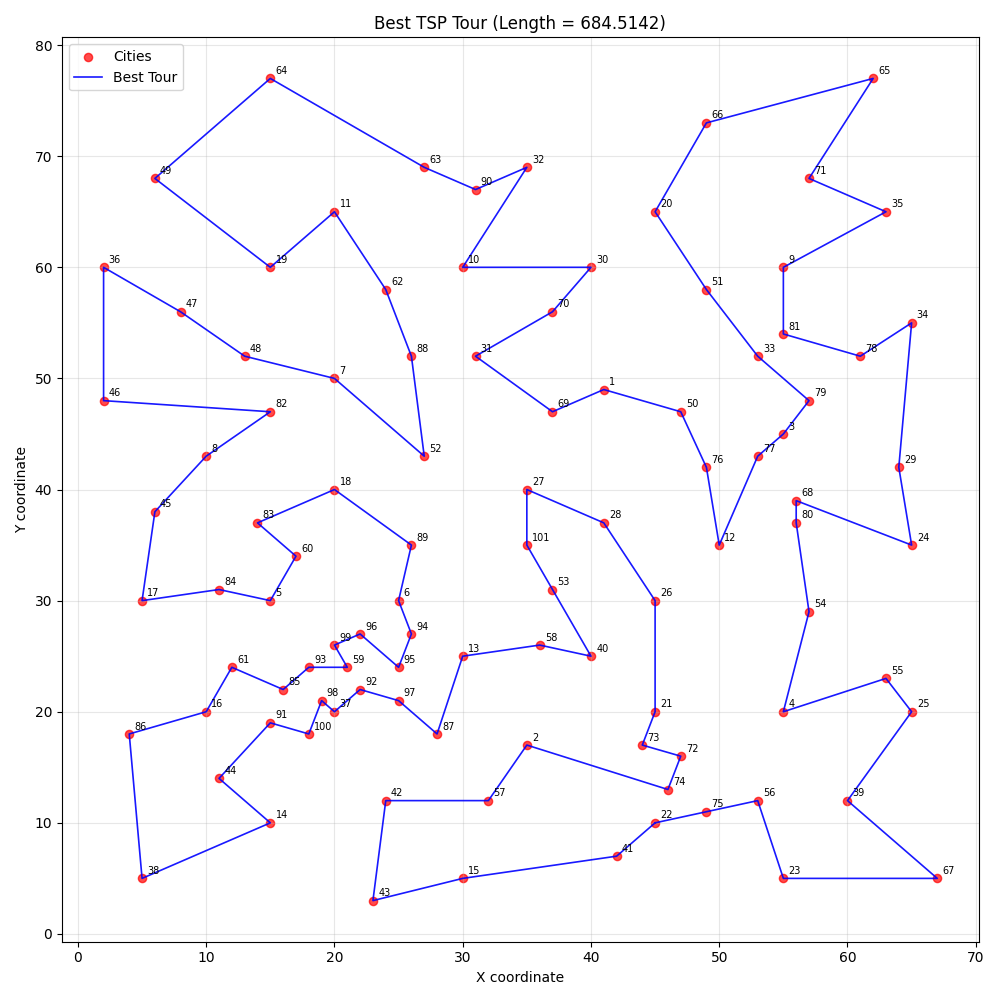

Python code for this plot:
import matplotlib.pyplot as plt
import numpy as np
import random
import math
import pandas as pd

class TSP:
    def __init__(self):
        """TSP solver for the 101-city problem from CSV with 2-opt neighborhood"""
        filename = '101-City Problem Coordinates.csv'
        
        df = pd.read_csv(filename, header=None)
        self.cities = df[[1, 2]].to_numpy().T          # shape (2, 101)
        self.N = self.cities.shape[1]
        
        print(f"Loaded {self.N} cities from {filename}")

        # Random initial tour
        self.tour = list(range(self.N))
        random.shuffle(self.tour)
        
        self.current_length = self.tour_length(self.tour)
        self.best_tour = self.tour.copy()
        self.best_length = self.current_length

        # Simulated Annealing parameters    
        self.T = 1200.0          # higher starting temp (larger distances)
        self.alpha = 0.9996      # fairly slow cooling – allows good exploration
        self.max_iter = 500000   # 300k is a reasonable compromise for 2-opt

    def tour_length(self, tour):
        """Total Euclidean tour length (closed)"""
        total = 0.0
        for i in range(self.N - 1):
            c1 = self.cities[:, tour[i]]
            c2 = self.cities[:, tour[i + 1]]
            total += math.sqrt((c1[0] - c2[0])**2 + (c1[1] - c2[1])**2)
        
        cl = self.cities[:, tour[-1]]
        cf = self.cities[:, tour[0]]
        total += math.sqrt((cl[0] - cf[0])**2 + (cl[1] - cf[1])**2)
        return total

    def generate_2opt_neighbor(self, tour):
        """Simple 2-opt move: reverse a random segment"""
        new_tour = tour.copy()
        i = random.randint(0, self.N - 3)
        j = random.randint(i + 2, self.N - 1)
        new_tour[i+1:j+1] = new_tour[i+1:j+1][::-1]
        return new_tour

    def solve(self):
        """Run Simulated Annealing with 2-opt"""
        print("Starting Simulated Annealing (2-opt neighborhood)...")
        
        for it in range(self.max_iter):
            new_tour = self.generate_2opt_neighbor(self.tour)
            new_length = self.tour_length(new_tour)
            delta = new_length - self.current_length
            
            if delta < 0:
                self.tour = new_tour
                self.current_length = new_length
                if new_length < self.best_length:
                    self.best_tour = self.tour.copy()
                    self.best_length = new_length
            else:
                p = math.exp(-delta / self.T)
                if random.random() < p:
                    self.tour = new_tour
                    self.current_length = new_length
            
            self.T *= self.alpha

        print(f"\nFinished. Best length: {self.best_length:.2f}")
        return self.best_tour, self.best_length

    def plot(self):
        """Plot the best tour"""
        x = self.cities[0, self.best_tour]
        y = self.cities[1, self.best_tour]
        x = np.append(x, x[0])
        y = np.append(y, y[0])
        
        plt.figure(figsize=(10, 10))
        plt.scatter(self.cities[0], self.cities[1], c='red', s=35, alpha=0.7, label='Cities')
        
        for i in range(self.N):
            plt.text(self.cities[0,i] + 0.4, self.cities[1,i] + 0.4, str(i+1), fontsize=7)
        
        plt.plot(x, y, 'b-', linewidth=1.2, alpha=0.9, label='Best Tour')
        plt.title(f"Best TSP Tour (Length = {self.best_length:.4f})")
        plt.xlabel("X coordinate")
        plt.ylabel("Y coordinate")
        plt.legend()
        plt.grid(True, alpha=0.3)
        plt.tight_layout()
        plt.show()


if __name__ == "__main__":
    solver = TSP()
    best_tour, best_length = solver.solve()
    solver.plot()
